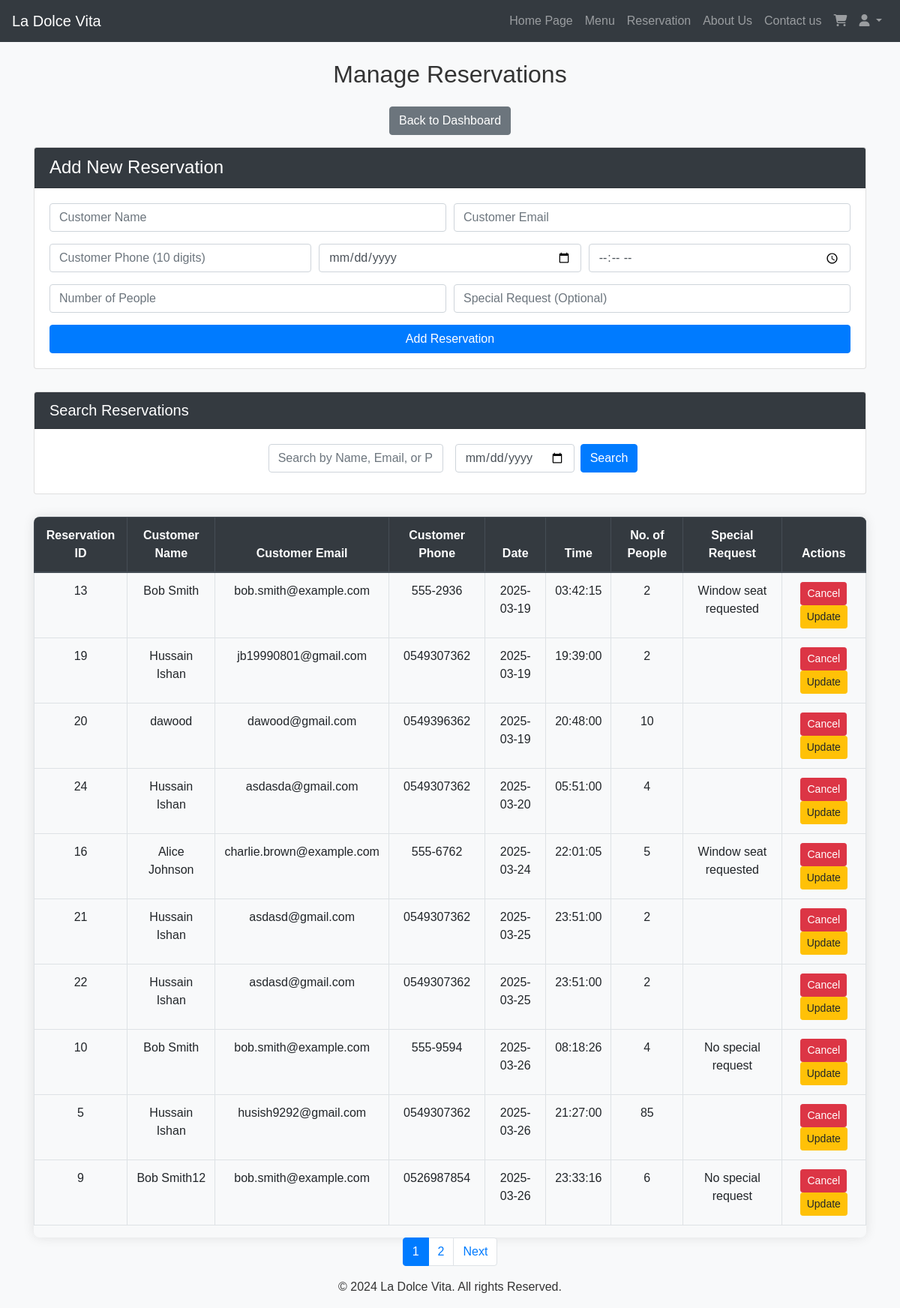
Screenshot of /index.php?page=admin_manage_reservations (signed in) with the database file from the repository.
### tables this page shows
CREATE TABLE IF NOT EXISTS `reservations` (
  `ReservationID` int NOT NULL AUTO_INCREMENT,
  `CustomerName` varchar(255) NOT NULL,
  `CustomerEmail` varchar(255) NOT NULL,
  `CustomerPhone` varchar(255) NOT NULL,
  `ReservationDate` date NOT NULL,
  `ReservationTime` time NOT NULL,
  `NumberOfPeople` int NOT NULL,
  `SpecialRequest` text,
  `CreatedAt` timestamp NULL DEFAULT CURRENT_TIMESTAMP,
  PRIMARY KEY (`ReservationID`)
);

### src/controller/admin/ReservationsManagement.php (the view, shortened to what this page needs)
<?php
require_once realpath(__DIR__ . '/../../../config/config.php');
require_once realpath(__DIR__ . '/../../../utils/utils.php');
$p = isset($_GET['p']) ? (int)$_GET['p'] : 1;
$limit = 10;
$offset = ($p - 1) * $limit;
$search_query = "";
$date_filter = "";
$whereClause = " WHERE 1=1 ";
$paramTypes = "";
$params = [];
$count_query = "SELECT COUNT(*) as total FROM reservations" . $whereClause;
$stmt_count = $mysqli->prepare($count_query);
$stmt_count->execute();
$result_count = $stmt_count->get_result();
$row_count = $result_count->fetch_assoc();
$total = $row_count['total'];
$totalPages = ceil($total / $limit);
$filter_query = "SELECT * FROM reservations" . $whereClause . " ORDER BY ReservationDate ASC, ReservationTime ASC LIMIT ? OFFSET ?";
$paramTypes .= "ii";
$params[] = $limit;
$params[] = $offset;
$stmt = $mysqli->prepare($filter_query);
$stmt->bind_param($paramTypes, ...$params);
$stmt->execute();
$result = $stmt->get_result();
$baseUrl = "index.php?page=admin_manage_reservations&";
?>
<!DOCTYPE html>
<html lang="en">
<head>
    <link rel="stylesheet" href="https://stackpath.bootstrapcdn.com/bootstrap/4.5.2/css/bootstrap.min.css">
    <link rel="stylesheet" href="https://cdnjs.cloudflare.com/ajax/libs/font-awesome/5.15.4/css/all.min.css">
    <link rel="stylesheet" href="/assets/css/styles.css">
</head>
<body>
    <header id="navbar">
        <?php require_once realpath(__DIR__ . '/../../views/header.php'); ?>
    </header>
    <div class="container mt-4">
        <h2 class="text-center mb-4">Manage Reservations</h2>
        <div class="text-center mb-3">
            <a href="index.php?page=admin_dashboard" class="btn btn-secondary">Back to Dashboard</a>
        </div>
        <div class="card">
            <div class="card-header">
                <h4 class="mb-0">Add New Reservation</h4>
            </div>
            <div class="card-body">
                <form action="index.php?page=admin_manage_reservations" method="POST">
                    <div class="form-row">
                        <div class="form-group col-md-6">
                            <input type="text" name="name" class="form-control" placeholder="Customer Name" required>
                        </div>
                        <div class="form-group col-md-6">
                            <input type="email" name="email" class="form-control" placeholder="Customer Email" required>
                        </div>
                    </div>
                    <div class="form-row">
                        <div class="form-group col-md-4">
                            <input type="tel" name="phone" class="form-control" placeholder="Customer Phone (10 digits)" required>
                        </div>
                        <div class="form-group col-md-4">
                            <input type="date" name="date" class="form-control" required>
                        </div>
                        <div class="form-group col-md-4">
                            <input type="time" name="time" class="form-control" required>
                        </div>
                    </div>
                    <div class="form-row">
                        <div class="form-group col-md-6">
                            <input type="number" name="people" class="form-control" placeholder="Number of People" required>
                        </div>
                        <div class="form-group col-md-6">
                            <input type="text" name="request" class="form-control" placeholder="Special Request (Optional)">
                        </div>
                    </div>
                    <button type="submit" name="add_reservation" class="btn btn-primary btn-block">Add Reservation</button>
                </form>
            </div>
        </div>
        <div class="card">
            <div class="card-header">
                <h5 class="mb-0">Search Reservations</h5>
            </div>
            <div class="card-body">
                <form action="index.php" method="GET" class="form-inline justify-content-center">
                    <div class="form-group mx-sm-2 mb-2">
                        <input type="text" name="search" class="form-control" placeholder="Search by Name, Email, or Phone" value="<?php echo htmlspecialchars($search_query); ?>">
                    </div>
                    <div class="form-group mx-sm-2 mb-2">
                        <input type="date" name="filter_date" class="form-control" value="<?php echo htmlspecialchars($date_filter); ?>">
                    </div>
                    <button type="submit" class="btn btn-primary mb-2">Search</button>
                </form>
            </div>
        </div>
        <div class="table-container">
            <div class="table-responsive">
                <table class="table table-hover table-bordered text-center">
                    <thead class="thead-dark">
                        <tr>
                            <th scope="col">Reservation ID</th>
                            <th scope="col">Customer Name</th>
                            <th scope="col">Customer Email</th>
                            <th scope="col">Customer Phone</th>
                            <th scope="col">Date</th>
                            <th scope="col">Time</th>
                            <th scope="col">No. of People</th>
                            <th scope="col">Special Request</th>
                            <th scope="col">Actions</th>
                        </tr>
                    </thead>
                    <tbody>
                        <?php
                        if ($result && mysqli_num_rows($result) > 0) {
                            while ($row = $result->fetch_assoc()) {
                                echo "<tr>";
                                echo "<td>" . htmlspecialchars($row['ReservationID']) . "</td>";
                                echo "<td>" . htmlspecialchars($row['CustomerName']) . "</td>";
                                echo "<td>" . htmlspecialchars($row['CustomerEmail']) . "</td>";
                                echo "<td>" . htmlspecialchars($row['CustomerPhone']) . "</td>";
                                echo "<td>" . htmlspecialchars($row['ReservationDate']) . "</td>";
                                echo "<td>" . htmlspecialchars($row['ReservationTime']) . "</td>";
                                echo "<td>" . htmlspecialchars($row['NumberOfPeople']) . "</td>";
                                echo "<td>" . htmlspecialchars($row['SpecialRequest']) . "</td>";
                                echo "<td>
                                        <form action='index.php?page=admin_manage_reservations' method='POST' class='d-inline' onsubmit=\"return confirm('Are you sure you want to cancel this reservation?');\">
                                            <input type='hidden' name='reservation_id' value='" . htmlspecialchars($row['ReservationID']) . "'>
                                            <button type='submit' name='cancel_reservation' class='btn btn-danger btn-sm'>Cancel</button>
                                        </form>
                                        <button class='btn btn-warning btn-sm' data-toggle='modal' data-target='#editReservationModal" . htmlspecialchars($row['ReservationID']) . "'>Update</button>
                                        <div class='modal fade' id='editReservationModal" . htmlspecialchars($row['ReservationID']) . "' tabindex='-1' role='dialog'>
                                                            <input type='hidden' name='reservation_id' value='" . htmlspecialchars($row['ReservationID']) . "'>
                                                                <input type='text' name='name' class='form-control' value='" . htmlspecialchars($row['CustomerName']) . "' required>
                                                                <input type='email' name='email' class='form-control' value='" . htmlspecialchars($row['CustomerEmail']) . "' required>
                                                                <input type='tel' name='phone' class='form-control' value='" . htmlspecialchars($row['CustomerPhone']) . "' required>
                                                                <input type='date' name='date' class='form-control' value='" . htmlspecialchars($row['ReservationDate']) . "' required>
                                                                <input type='time' name='time' class='form-control' value='" . htmlspecialchars($row['ReservationTime']) . "' required>
                                                                <input type='number' name='people' class='form-control' value='" . htmlspecialchars($row['NumberOfPeople']) . "' required>
                                                                <input type='text' name='request' class='form-control' value='" . htmlspecialchars($row['SpecialRequest']) . "'>
                                        </div>
                                      </td>";
                                echo "</tr>";
                            }
                        } else {
                            echo "<tr><td colspan='9'>No reservations found.</td></tr>";
                        }
                        ?>
                    </tbody>
                </table>
            </div>
        </div>
        <?php echo generatePaginationLinks($p, $totalPages, $baseUrl); ?>
    </div>
    <footer class="footer">
        <div class="container text-center">
            <p>&copy; 2024 La Dolce Vita. All rights Reserved. </p>
        </div>
    </footer>
</body>
</html>

### assets/css/styles.css (style rules this page uses)
* { margin: 0; padding: 0; box-sizing: border-box; }
body { font-family: 'Arial', sans-serif; color: #333; }

### src/controller/admin/ReservationsManagement.php (style rules this page uses)
body { background-color: #f8f9fa; }
.card-header { background-color: #343a40; color: #fff; }
.card { margin-bottom: 30px; }
.table-container { margin-top: 30px; }
.table-responsive { box-shadow: 0 0 15px rgba(0,0,0,0.1); border-radius: 8px; }

### rows the page displays
reservations: ReservationID "13", CustomerName "Bob Smith", CustomerEmail "bob.smith@example.com", CustomerPhone "555-2936", ReservationDate "2025-03-19", ReservationTime "03:42:15", NumberOfPeople "2", SpecialRequest "Window seat requested"
reservations: ReservationID "19", CustomerName "Hussain Ishan", CustomerEmail "jb19990801@gmail.com", CustomerPhone "0549307362", ReservationDate "2025-03-19", ReservationTime "19:39:00", NumberOfPeople "2"
reservations: ReservationID "20", CustomerName "dawood", CustomerEmail "dawood@gmail.com", CustomerPhone "0549396362", ReservationDate "2025-03-19", ReservationTime "20:48:00", NumberOfPeople "10"
reservations: ReservationID "24", CustomerName "Hussain Ishan", CustomerEmail "asdasda@gmail.com", CustomerPhone "0549307362", ReservationDate "2025-03-20", ReservationTime "05:51:00", NumberOfPeople "4"
reservations: ReservationID "16", CustomerName "Alice Johnson", CustomerEmail "charlie.brown@example.com", CustomerPhone "555-6762", ReservationDate "2025-03-24", ReservationTime "22:01:05", NumberOfPeople "5", SpecialRequest "Window seat requested"
reservations: ReservationID "21", CustomerName "Hussain Ishan", CustomerEmail "asdasd@gmail.com", CustomerPhone "0549307362", ReservationDate "2025-03-25", ReservationTime "23:51:00", NumberOfPeople "2"
reservations: ReservationID "22", CustomerName "Hussain Ishan", CustomerEmail "asdasd@gmail.com", CustomerPhone "0549307362", ReservationDate "2025-03-25", ReservationTime "23:51:00", NumberOfPeople "2"
reservations: ReservationID "10", CustomerName "Bob Smith", CustomerEmail "bob.smith@example.com", CustomerPhone "555-9594", ReservationDate "2025-03-26", ReservationTime "08:18:26", NumberOfPeople "4", SpecialRequest "No special request"
reservations: ReservationID "5", CustomerName "Hussain Ishan", CustomerEmail "husish9292@gmail.com", CustomerPhone "0549307362", ReservationDate "2025-03-26", ReservationTime "21:27:00", NumberOfPeople "85"
reservations: ReservationID "9", CustomerName "Bob Smith12", CustomerEmail "bob.smith@example.com", CustomerPhone "0526987854", ReservationDate "2025-03-26", ReservationTime "23:33:16", NumberOfPeople "6", SpecialRequest "No special request"
